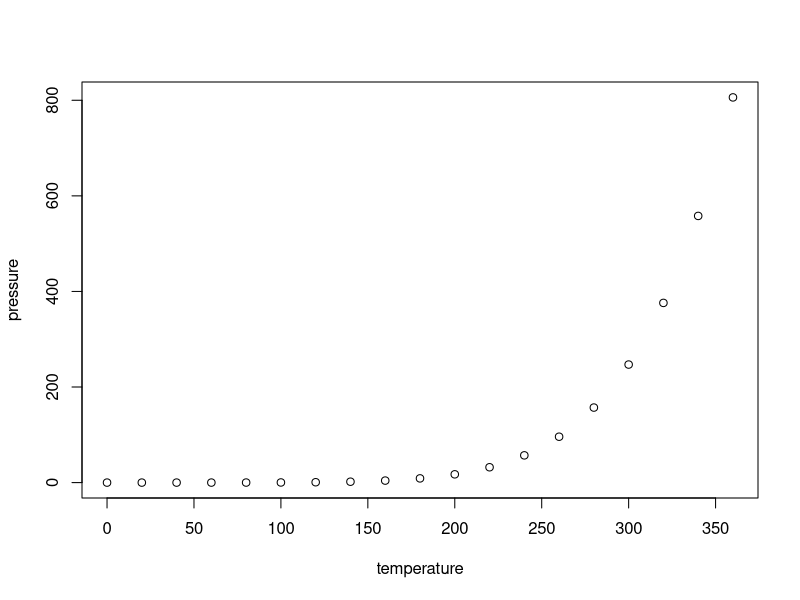
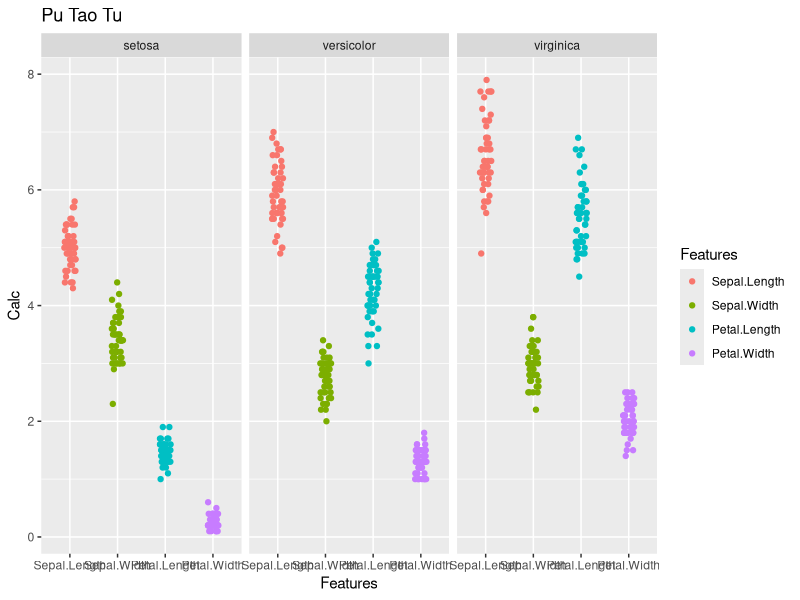
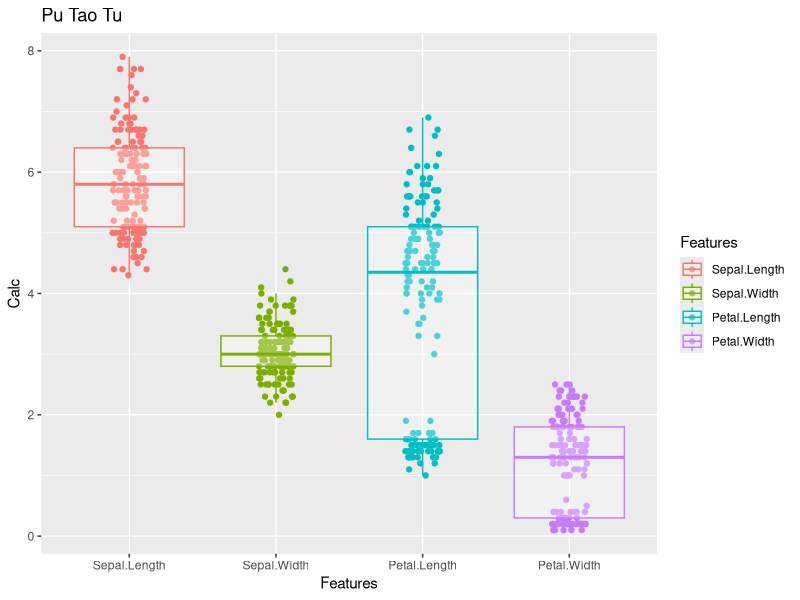

Write R code to recreate these figures, in order.
## ---- chunk 1
knitr::opts_chunk$set(echo = TRUE)
## ---- chunk 2
summary(cars)
## ---- chunk 3
plot(pressure)
## ---- chunk 4
rm(list = ls())
## ---- chunk 5
library(reshape2)
library(ggplot2)
library(dplyr)
## ---- chunk 6
data("iris")
## ---- chunk 7
colnames(iris)
dim(iris)
head(iris)
## ---- chunk 8
iris.df <- iris %>%
  mutate(SampleID = rownames(iris))
head(iris.df)
## ---- chunk 9
iris.df.melt <- melt(iris.df, id.vars = c("SampleID", "Species"), 
                     variable.name = "Features", value.name = "Calc")

dim(iris.df.melt)

head(iris.df.melt)


## ---- chunk 10
iris.sepal.l <- iris.df.melt %>%
  filter(Features %in% c("Sepal.Length"))

unique(iris.df.melt$Features)

unique(iris.sepal.l$Features)

## ---- chunk 11
iris.df.dcast <- dcast(iris.df.melt, SampleID + Species ~ Features, 
                       value.var = "Calc")
head(iris.df.dcast)
## ---- chunk 12
iris.df.dcast$SampleID <- as.numeric(iris.df.dcast$SampleID)
iris.df.dcast <- iris.df.dcast[order(iris.df.dcast$SampleID),]
head(iris.df.dcast)
## ---- chunk 13
iris.sepal.l <- iris.df.melt %>%
  filter(Features %in% c("Sepal.Length"))

unique(iris.sepal.l$Species)

temp.df <- iris.sepal.l[iris.sepal.l$Species == 'setosa',]

mean(temp.df$Calc)

## ---- chunk 14
iris.sepal.l %>%
  select(-SampleID, -Features) %>%
  group_by(Species) %>%
  summarize(n = n(), mean = mean(Calc))


## ---- chunk 15
iris.df.melt %>%
  group_by(Features, Species) %>%
  summarize(n = n(), mean = mean(Calc))

## ---- chunk 16
ggplot(iris.df.melt, aes(Features, Calc, color = Features)) + 
  geom_jitter(height = 0, width = 0.12) + 
  ggtitle("Pu Tao Tu") + 
  facet_wrap(.~Species)

## ---- chunk 17
ggplot(iris.df.melt, aes(Features, Calc, color = Features)) + 
  geom_jitter(height = 0, width = 0.12) + 
  ggtitle("Pu Tao Tu") +
  geom_boxplot(alpha = 0.3, outlier.shape = NA)

